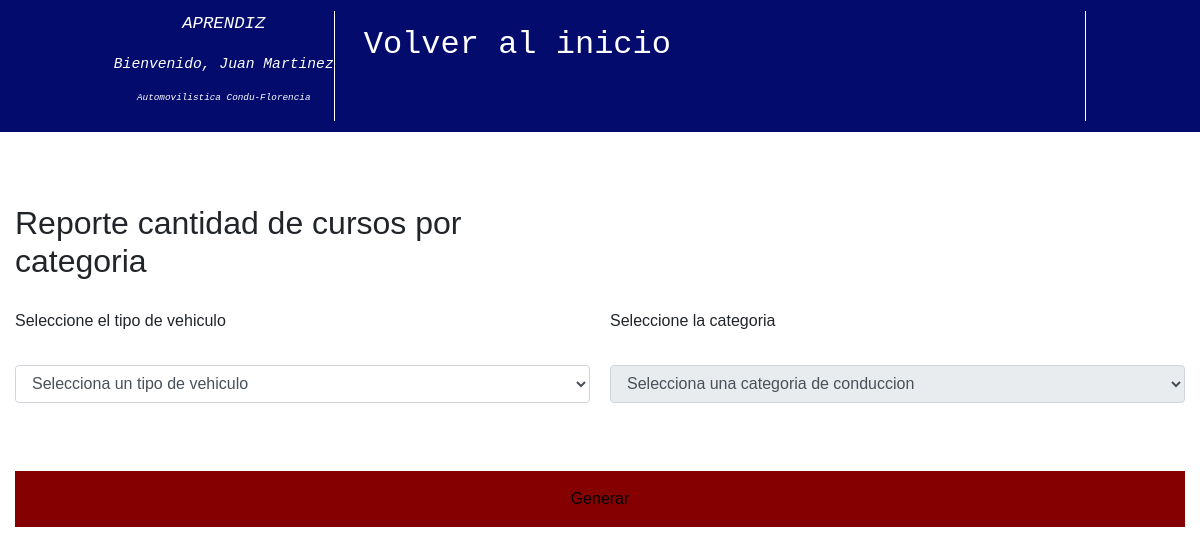
/reportecantidadcursosporcategoria.php (signed in), run on the app's committed database.
### tables this page shows
CREATE TABLE `rol` (
  `idrol` int(11) NOT NULL,
  `nombre` varchar(30) DEFAULT NULL
);

CREATE TABLE `usuario` (
  `numerodocumento` varchar(20) NOT NULL,
  `nombre` varchar(20) DEFAULT NULL,
  `apellido` varchar(20) DEFAULT NULL,
  `direccion` varchar(20) DEFAULT NULL,
  `telefono` varchar(10) DEFAULT NULL,
  `celular` varchar(10) DEFAULT NULL,
  `email` varchar(40) DEFAULT NULL,
  `contraseña` varchar(100) DEFAULT NULL,
  `idrol` int(11) DEFAULT NULL,
  `idtipodocumento` int(11) DEFAULT NULL,
  `idtiposangre` int(11) DEFAULT NULL,
  `idrh` int(11) DEFAULT NULL,
  `nombre2` varchar(20) DEFAULT NULL,
  `apellido2` varchar(20) DEFAULT NULL,
  `idgenero` int(11) DEFAULT NULL,
  `fecha` date DEFAULT NULL
);

CREATE TABLE `empresa` (
  `nit` varchar(20) NOT NULL,
  `nombre` varchar(60) DEFAULT NULL,
  `direccion` varchar(20) DEFAULT NULL,
  `mision` varchar(500) DEFAULT NULL,
  `vision` varchar(500) DEFAULT NULL,
  `telefono` varchar(20) DEFAULT NULL
);

### reportecantidadcursosporcategoria.php (the view, shortened to what this page needs)
<?php
include "final.php";
$consu="SELECT * from usuario where numerodocumento=11111";
$r=mysqli_query($conexion, $consu);
$f=mysqli_fetch_array($r);
$consulta="SELECT * from empresa";
$resultado=mysqli_query($conexion, $consulta);
$nombre=mysqli_fetch_array($resultado);
$rol=$_SESSION['rol'];
?>
<html>
<link rel="stylesheet" type="text/css" href="bootstrap/css/bootstrap.css">
<link rel="stylesheet" type="text/css" href="bootstrap/css/font-awesome.css">
<link rel="stylesheet" type="text/css" href="eh.css">
<link rel="stylesheet" type="text/css" href="est.css">
<link rel="stylesheet" type="text/css" href="estilo.css">
<header>
  <div id="nav" style="color: #fff; font-style: italic" title="<?php echo ['nombre'];?>">
            <nav class="menu">
                <ul>
                <li>
                 <p style="color:#ffffff; font-size:13pt; text-align:center; font-family:monospace">
               <?php
                   $cons="SELECT rol.nombre from rol where idrol=$rol";
                   $res=mysqli_query($conexion, $cons);
                    $c=mysqli_fetch_array($res);
                     echo $c['nombre'];
               ?>
              </p>
            <p style="color:#ffffff; font-size:11pt; text-align:center; font-family:monospace">
                   Bienvenido, <?php echo $f['nombre'] . " ". $f['apellido']?>
            </p>
            <p style="color:#ffffff; font-size:7pt; text-align:center; font-family:monospace">
            <?php echo "$nombre[nombre]"?>
            </p>
         </li>
		 <li><form action="menuu.php" method="POST">
      <button class="s" style="color:#ffffff; font-size:11pt; text-align:center; font-family:monospace" ><h2>Volver al inicio</h2></button>
  </form></li>
            </ul>
            </nav>
  </div>
</header>
<div class="contain">
       <br><br><br>
      <form action="rcursosporcategoria.php" method="post">
      <h2>Reporte cantidad de cursos por categoria</h2>
      <br><br>
        <form action="">
          <p>
          <label for="">Seleccione el tipo de vehiculo</label>
            <br>
            <select id = "id_deparatamento" class = "form-control" name = "id_deparatamento" required = "required">
								<option value = "">Selecciona un tipo de vehiculo</option>
							</select>
          </p>
          <p>
          <label for="">Seleccione la categoria</label>
            <br>
							<select  id = "municipio" name = "municipio"  class = "form-control" disabled = "disabled" required = "required">
								<option value = "">Selecciona una categoria de conduccion</option>
							</select>
          </p>
          <p class="full-width">
          <br><br>
            <button>Generar</button>
            <br>  <br>  <br>  <br>  <br>  <br>  <br>  <br>  <br>  <br>  <br>  <br>  <br>  <br>  <br>
          </p>
        </form>
      </div>
  </html>

### eh.css (style rules this page uses)
header { width:100%; padding: 10px; background: #030c6d; border: 1px solid #030c6d; }
.s { padding: 14px 28px; width:100%; background: #030c6d; margin-top: auto; color:white; border: 1px solid #030c6d; }

### est.css (style rules this page uses)
header { width: 100%; background: #040285; }
.menu ul { margin: 0; list-style: none; padding: 0; display: flex; justify-content: center; }
.menu li { border-right: 1px solid #fff; }

### estilo.css (style rules this page uses)
* { margin:0; box-sizing: border-box; }
header { width:100%; padding: 10px; background: #030c6d; border: 1px solid #030c6d; justify-content:center; }
.contain { max-width: 1170px; margin-left: auto; margin-right: auto; padding: 1em; }
@media (min-width: 600px) { .contain { padding: 0; } }
h3, ul { margin: 0; }
input, textarea, button { width: 100%; border: 1px solid #000; }
ul { list-style: none; padding: 0; }
form { display: grid; grid-template-columns: 1fr 1fr; grid-gap: 20px; }
form label { display: block; }
form p { margin: 0; }
.full-width { grid-column: 1 / 3; }
button, input, textarea { padding: 1em; }
.s { background: #030c6d; margin-top: auto; color:white; border: 1px solid #030c6d; justify-content:center; }
button { background: rgb(133, 0, 0); width: 100%; border: 0; }

### data on the page
rol: nombre "APRENDIZ"
usuario: nombre "Juan", apellido "Martinez"
empresa: nombre "Automovilistica Condu-Florencia"
